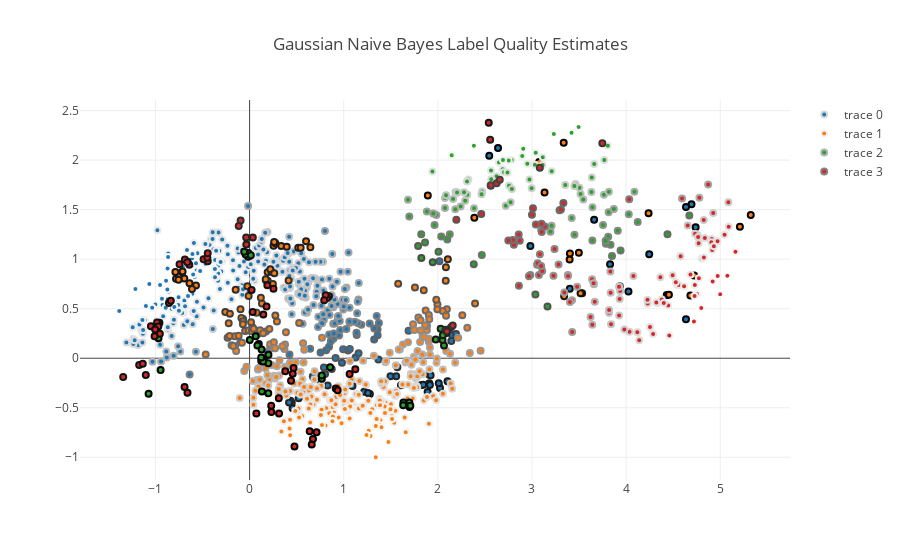
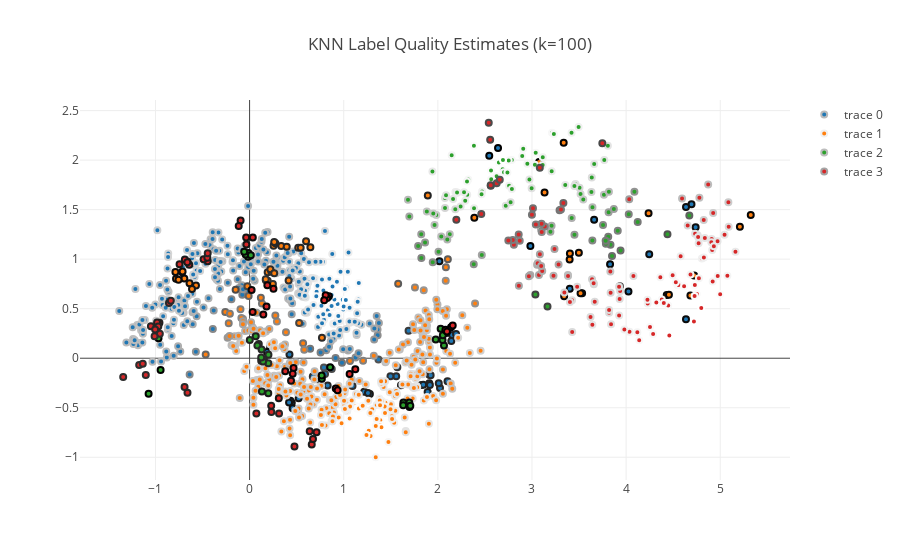

The cell these charts' notebook holds for them, in order:
### Code cell
from sklearn.naive_bayes import GaussianNB
    
# Setup naive Bayes estimator
nb_quality_estimator = ProbLabelQuality(estimator=GaussianNB())

# Setup KNN estimator (used later so parameters saved)
perc_n = 0.1
n_neighbors=int(np.round(perc_n*len(y)))
quality_params = dict(
    estimator = KNeighborsClassifier(n_neighbors=n_neighbors),
    quality_scorer = 'classprob',
)
knn_quality_estimator = ProbLabelQuality(**quality_params)

# Get quality
y_quality_nb = nb_quality_estimator.fit_predict(X,y_corrupt)
y_quality_knn = knn_quality_estimator.fit_predict(X,y_corrupt)

plot_with_quality(X,y_corrupt,y_quality_nb, 'Gaussian Naive Bayes Label Quality Estimates')
plot_with_quality(X,y_corrupt,y_quality_knn, 'KNN Label Quality Estimates (k=%d)' % n_neighbors )

### Figure 1 — Plotly figure (JSON) as saved in the notebook; plotly's stock layout.template omitted (floating-point values rounded to 4 significant figures; data arrays with more than 128 entries replaced by an {"elided": "..."} marker saying what was removed)
{"data": [{"marker": {"line": {"color": {"elided": "343 float values"}, "colorscale": [[0, "rgb(0,0,0)"], [1, "rgb(255,255,255)"]], "width": 2}}, "mode": "markers", "type": "scatter", "x": {"elided": "343 float values"}, "y": {"elided": "343 float values"}}, {"marker": {"line": {"color": {"elided": "343 float values"}, "colorscale": [[0, "rgb(0,0,0)"], [1, "rgb(255,255,255)"]], "width": 2}}, "mode": "markers", "type": "scatter", "x": {"elided": "343 float values"}, "y": {"elided": "343 float values"}}, {"marker": {"line": {"color": {"elided": "138 float values"}, "colorscale": [[0, "rgb(0,0,0)"], [1, "rgb(255,255,255)"]], "width": 2}}, "mode": "markers", "type": "scatter", "x": {"elided": "138 float values"}, "y": {"elided": "138 float values"}}, {"marker": {"line": {"color": {"elided": "176 float values"}, "colorscale": [[0, "rgb(0,0,0)"], [1, "rgb(255,255,255)"]], "width": 2}}, "mode": "markers", "type": "scatter", "x": {"elided": "176 float values"}, "y": {"elided": "176 float values"}}], "layout": {"title": "Gaussian Naive Bayes Label Quality Estimates"}}

### Figure 2 — Plotly figure (JSON) as saved in the notebook; plotly's stock layout.template omitted (floating-point values rounded to 4 significant figures; data arrays with more than 128 entries replaced by an {"elided": "..."} marker saying what was removed)
{"data": [{"marker": {"line": {"color": {"elided": "343 float values"}, "colorscale": [[0, "rgb(0,0,0)"], [1, "rgb(255,255,255)"]], "width": 2}}, "mode": "markers", "type": "scatter", "x": {"elided": "343 float values"}, "y": {"elided": "343 float values"}}, {"marker": {"line": {"color": {"elided": "343 float values"}, "colorscale": [[0, "rgb(0,0,0)"], [1, "rgb(255,255,255)"]], "width": 2}}, "mode": "markers", "type": "scatter", "x": {"elided": "343 float values"}, "y": {"elided": "343 float values"}}, {"marker": {"line": {"color": {"elided": "138 float values"}, "colorscale": [[0, "rgb(0,0,0)"], [1, "rgb(255,255,255)"]], "width": 2}}, "mode": "markers", "type": "scatter", "x": {"elided": "138 float values"}, "y": {"elided": "138 float values"}}, {"marker": {"line": {"color": {"elided": "176 float values"}, "colorscale": [[0, "rgb(0,0,0)"], [1, "rgb(255,255,255)"]], "width": 2}}, "mode": "markers", "type": "scatter", "x": {"elided": "176 float values"}, "y": {"elided": "176 float values"}}], "layout": {"title": "KNN Label Quality Estimates (k=100)"}}
